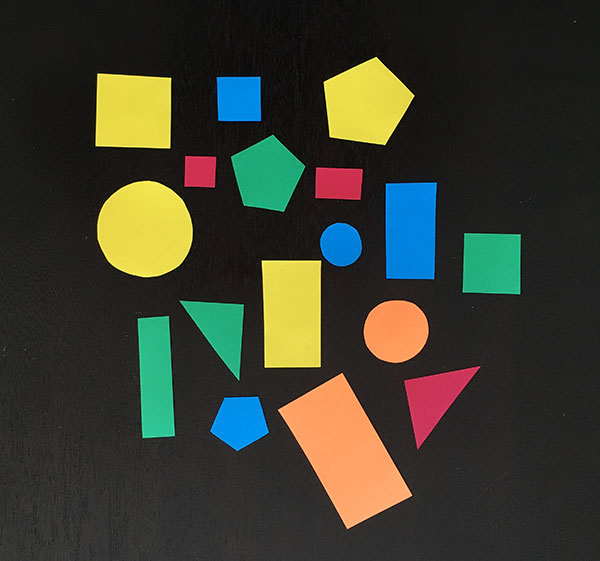
#> input picture python-RocketIP/shapes_and_colors.jpg, 600 x 561 px
$ python -i detect_color.py   (imports and definitions only)   (Python 2 division)   (older library calls are emulated)
#> lines starting #> are read from the running program, lines starting #| are printed output that depends on the picture; after the words box and inside, x2 and y2 are one past the last pixel; in counts of white or black regions, pixels touching at a corner belong together; long printed decimals are rounded
### pyimagesearch/colorlabeler.py
# import the necessary packages
from scipy.spatial import distance as dist
from collections import OrderedDict
import numpy as np
import cv2

class ColorLabeler:
	def __init__(self):
		# initialize the colors dictionary, containing the color
		# name as the key and the RGB tuple as the value
		colors = OrderedDict({
			"yellow": (255, 210, 30),
			"blue": (14, 64, 114),
			"pink": (226, 86, 95)})

		# allocate memory for the L*a*b* image, then initialize
		# the color names list
		self.lab = np.zeros((len(colors), 1, 3), dtype="uint8")
		self.colorNames = []

		# loop over the colors dictionary
		for (i, (name, rgb)) in enumerate(colors.items()):
			# update the L*a*b* array and the color names list
			self.lab[i] = rgb
			self.colorNames.append(name)

		# convert the L*a*b* array from the RGB color space
		# to L*a*b*
		self.lab = cv2.cvtColor(self.lab, cv2.COLOR_RGB2LAB)

	def label(self, image, c):
		# construct a mask for the contour, then compute the
		# average L*a*b* value for the masked region
		mask = np.zeros(image.shape[:2], dtype="uint8")
		cv2.drawContours(mask, [c], -1, 255, -1)
		mask = cv2.erode(mask, None, iterations=2)
		mean = cv2.mean(image, mask=mask)[:3]

		# initialize the minimum distance found thus far
		minDist = (np.inf, None)

		# loop over the known L*a*b* color values
		for (i, row) in enumerate(self.lab):
			# compute the distance between the current L*a*b*
			# color value and the mean of the image
			d = dist.euclidean(row[0], mean)

			# if the distance is smaller than the current distance,
			# then update the bookkeeping variable
			print(d)
			if d < minDist[0]:
				minDist = (d, i)

		# return the name of the color with the smallest distance

		if minDist[0] > 25.0:
			return "NaN"
		else:
			return self.colorNames[minDist[1]]

### detect_color.py
# USAGE
# python detect_color.py --image example_shapes.png

# import the necessary packages
from pyimagesearch.shapedetector import ShapeDetector
from pyimagesearch.colorlabeler import ColorLabeler
import argparse
import imutils
import cv2
import numpy as np
# from __future__ import print_function


def adjust_gamma(image, gamma=1.0):
	# build a lookup table mapping the pixel values [0, 255] to
	# their adjusted gamma values
	invGamma = 1.0 / gamma
	table = np.array([((i / 255.0) ** invGamma) * 255
		for i in np.arange(0, 256)]).astype("uint8")

	# apply gamma correction using the lookup table
	return cv2.LUT(image, table)


def process(x):


    # load the image and resize it to a smaller factor so that
    # the shapes can be approximated better
#> called with x = 'python-RocketIP/shapes_and_colors.jpg'
    image = cv2.imread(x)
#> image is the input picture: shape (561, 600, 3); mean B, G, R 47.2, 60.1, 58.4
    resized = imutils.resize(image, width=300)
    ratio = image.shape[0] / float(resized.shape[0])
#> ratio = 2


    adjusted = adjust_gamma(resized, gamma=1.0)


    # blur the resized image slightly, then convert it to both
    # grayscale and the L*a*b* color spaces
    blurred = cv2.GaussianBlur(adjusted, (5, 5), 0)
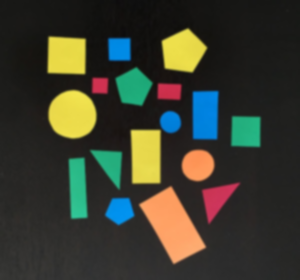
#> blurred: shape (280, 300, 3); mean B, G, R 47.2, 60.1, 58.4
    gray = cv2.cvtColor(blurred, cv2.COLOR_BGR2GRAY)
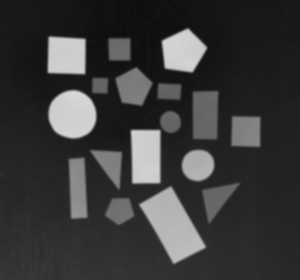
#> gray: shape (280, 300); min 12, max 216, mean 58.1
    lab = cv2.cvtColor(blurred, cv2.COLOR_BGR2LAB)
#> lab: shape (280, 300, 3); mean of channels 0, 1, 2 61.7, 127.4, 135.2
    thresh = cv2.threshold(gray, 100, 255, cv2.THRESH_BINARY_INV)[1]
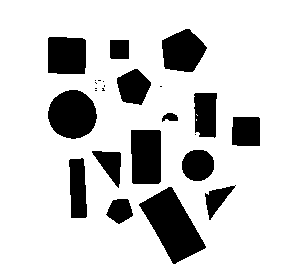
#> thresh: shape (280, 300); 82.1% white; 25 black regions (10 under 20 px)

# find contours in the thresholded image
    cnts = cv2.findContours(thresh.copy(), cv2.RETR_EXTERNAL,
    	cv2.CHAIN_APPROX_SIMPLE)
#> cnts = 1 contour; box (x1, y1, x2, y2) and area: (0, 0, 300, 280) 83421
    cnts = cnts[0] if imutils.is_cv2() else cnts[1]
#> cnts = [[[0, 0], [0, 279], [299, 279], [299, 0]]]

    # initialize the shape detector and color labeler
    # sd = ShapeDetector()
    cl = ColorLabeler()

    # loop over the contours
    for c in cnts:
	# compute the center of the contour
	M = cv2.moments(c)
	if M["m00"] == 0:
		# M["m00"] = 1
		continue
	cX = int((M["m10"] / M["m00"]) * ratio)
	cY = int((M["m01"] / M["m00"]) * ratio)

	# detect the shape of the contour and label the color
	# shape = sd.detect(c)
	color = cl.label(lab, c)

	# multiply the contour (x, y)-coordinates by the resize ratio,
	# then draw the contours and the name of the shape and labeled
	# color on the image
	c = c.astype("float")
	c *= ratio
	c = c.astype("int")
	text = "{}".format(color)
	if text != "NaN":
		cv2.drawContours(image, [c], -1, (255, 255, 255), 2)
		cv2.putText(image, text, (cX, cY),
			cv2.FONT_HERSHEY_SIMPLEX, 0.5, (255, 255, 255), 2)
	else:
		cv2.drawContours(image, [c], -1, (255, 255, 255), 2)
#> this loop made 1 pass
#> (c, cX, cY, mean in label, color, text) on pass 1: ([[0, 0], [0, 558], [599, 558], [599, 0]], 299, 279, (61.67, 127.4, 135.2), 'NaN', 'NaN')
#| 174.633
#| 40.970
#| 99.110
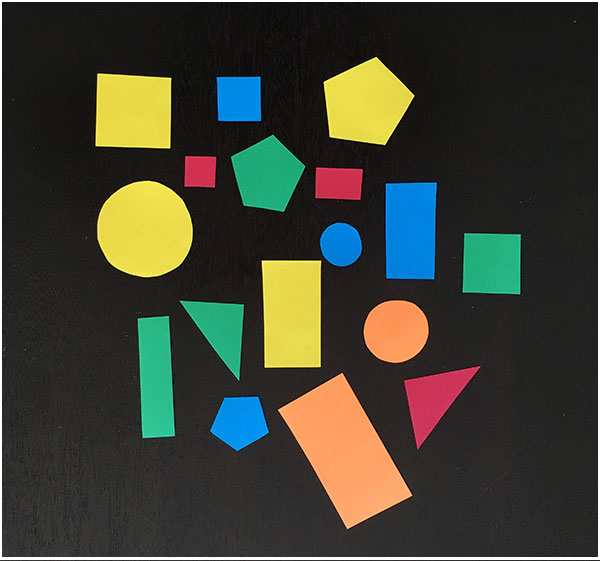
#> image: shape (561, 600, 3); 1.55% of pixels changed, all inside (x1, y1, x2, y2) = (0, 0, 600, 560)

	# show the output image
    cv2.imwrite(x,image)

>>> result = process('python-RocketIP/shapes_and_colors.jpg')
